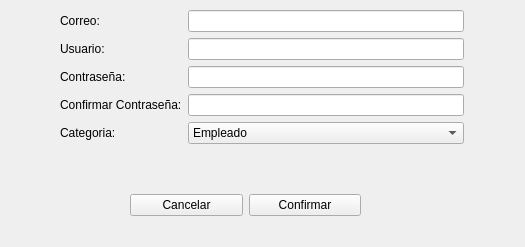
<?xml version="1.0" encoding="UTF-8"?>
<ui version="4.0">
 <class>ventana_registro</class>
 <widget class="QMainWindow" name="ventana_registro">
  <property name="windowModality">
   <enum>Qt::NonModal</enum>
  </property>
  <property name="geometry">
   <rect>
    <x>0</x>
    <y>0</y>
    <width>525</width>
    <height>247</height>
   </rect>
  </property>
  <property name="sizePolicy">
   <sizepolicy hsizetype="Maximum" vsizetype="Maximum">
    <horstretch>0</horstretch>
    <verstretch>0</verstretch>
   </sizepolicy>
  </property>
  <property name="maximumSize">
   <size>
    <width>525</width>
    <height>247</height>
   </size>
  </property>
  <property name="windowTitle">
   <string>Registrarse</string>
  </property>
  <widget class="QWidget" name="centralwidget">
   <property name="sizePolicy">
    <sizepolicy hsizetype="Fixed" vsizetype="Fixed">
     <horstretch>0</horstretch>
     <verstretch>0</verstretch>
    </sizepolicy>
   </property>
   <property name="maximumSize">
    <size>
     <width>525</width>
     <height>247</height>
    </size>
   </property>
   <widget class="QWidget" name="layoutWidget">
    <property name="geometry">
     <rect>
      <x>130</x>
      <y>190</y>
      <width>231</width>
      <height>31</height>
     </rect>
    </property>
    <layout class="QHBoxLayout" name="horizontalLayout">
     <item>
      <widget class="QPushButton" name="btn_cancelar">
       <property name="text">
        <string>Cancelar</string>
       </property>
       <property name="shortcut">
        <string>Esc</string>
       </property>
      </widget>
     </item>
     <item>
      <widget class="QPushButton" name="btn_confirmar">
       <property name="text">
        <string>Confirmar</string>
       </property>
       <property name="shortcut">
        <string>Return</string>
       </property>
      </widget>
     </item>
    </layout>
   </widget>
   <widget class="QWidget" name="layoutWidget">
    <property name="geometry">
     <rect>
      <x>60</x>
      <y>10</y>
      <width>404</width>
      <height>175</height>
     </rect>
    </property>
    <layout class="QFormLayout" name="formLayout">
     <item row="1" column="0">
      <widget class="QLabel" name="label">
       <property name="styleSheet">
        <string notr="true">font: 14pt &quot;Calibri&quot;;</string>
       </property>
       <property name="text">
        <string>Usuario:</string>
       </property>
      </widget>
     </item>
     <item row="1" column="1">
      <widget class="QLineEdit" name="line_usuario"/>
     </item>
     <item row="0" column="0">
      <widget class="QLabel" name="label_4">
       <property name="styleSheet">
        <string notr="true">font: 14pt &quot;Calibri&quot;;</string>
       </property>
       <property name="text">
        <string>Correo:</string>
       </property>
      </widget>
     </item>
     <item row="0" column="1">
      <widget class="QLineEdit" name="line_correo"/>
     </item>
     <item row="2" column="1">
      <widget class="QLineEdit" name="line_pass1">
       <property name="inputMethodHints">
        <set>Qt::ImhHiddenText|Qt::ImhNoAutoUppercase|Qt::ImhNoPredictiveText|Qt::ImhSensitiveData</set>
       </property>
       <property name="maxLength">
        <number>100</number>
       </property>
       <property name="echoMode">
        <enum>QLineEdit::Password</enum>
       </property>
      </widget>
     </item>
     <item row="2" column="0">
      <widget class="QLabel" name="label_2">
       <property name="styleSheet">
        <string notr="true">font: 14pt &quot;Calibri&quot;;</string>
       </property>
       <property name="text">
        <string>Contraseña:</string>
       </property>
      </widget>
     </item>
     <item row="3" column="1">
      <widget class="QLineEdit" name="line_pass2">
       <property name="inputMethodHints">
        <set>Qt::ImhHiddenText|Qt::ImhNoAutoUppercase|Qt::ImhNoPredictiveText|Qt::ImhSensitiveData</set>
       </property>
       <property name="maxLength">
        <number>100</number>
       </property>
       <property name="echoMode">
        <enum>QLineEdit::Password</enum>
       </property>
      </widget>
     </item>
     <item row="3" column="0">
      <widget class="QLabel" name="label_3">
       <property name="styleSheet">
        <string notr="true">font: 14pt &quot;Calibri&quot;;</string>
       </property>
       <property name="text">
        <string>Confirmar Contraseña:</string>
       </property>
      </widget>
     </item>
     <item row="4" column="0">
      <widget class="QLabel" name="label_5">
       <property name="styleSheet">
        <string notr="true">font: 14pt &quot;Calibri&quot;;</string>
       </property>
       <property name="text">
        <string>Categoria:</string>
       </property>
      </widget>
     </item>
     <item row="4" column="1">
      <widget class="QComboBox" name="cmBox_admin">
       <item>
        <property name="text">
         <string>Empleado</string>
        </property>
       </item>
       <item>
        <property name="text">
         <string>Admin</string>
        </property>
       </item>
       <item>
        <property name="text">
         <string>Cliente</string>
        </property>
       </item>
      </widget>
     </item>
    </layout>
   </widget>
  </widget>
 </widget>
 <resources/>
 <connections>
  <connection>
   <sender>btn_cancelar</sender>
   <signal>clicked()</signal>
   <receiver>ventana_registro</receiver>
   <slot>close()</slot>
   <hints>
    <hint type="sourcelabel">
     <x>146</x>
     <y>193</y>
    </hint>
    <hint type="destinationlabel">
     <x>500</x>
     <y>-7</y>
    </hint>
   </hints>
  </connection>
 </connections>
</ui>
